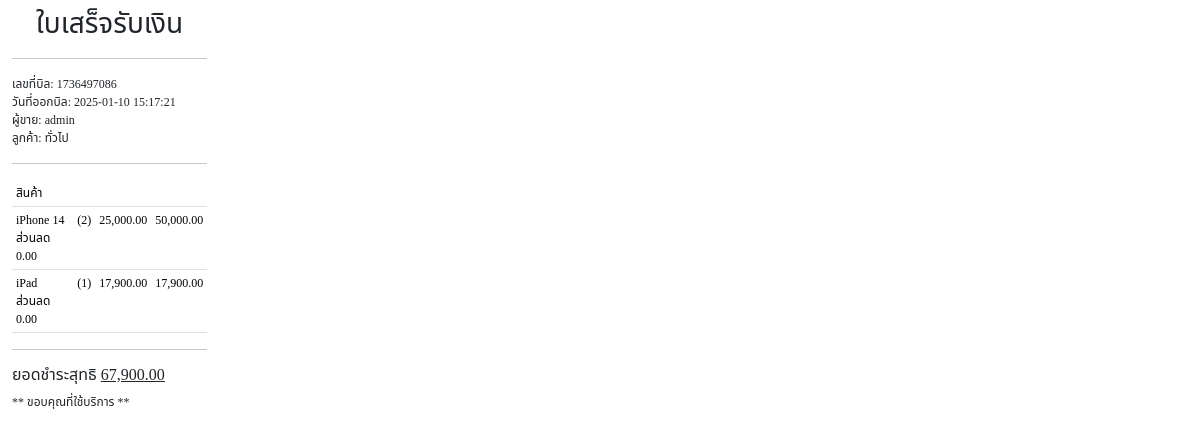
Screenshot of /report/slip.php?id=1736497086 with the database file from the repository.
### tables this page shows
CREATE TABLE `transaction` (
  `id` bigint(20) UNSIGNED NOT NULL,
  `bill_id` varchar(50) DEFAULT NULL,
  `is_type` varchar(50) NOT NULL,
  `product_code` varchar(50) NOT NULL,
  `member_id` bigint(20) NOT NULL,
  `price` decimal(10,2) NOT NULL DEFAULT 0.00,
  `qty` decimal(10,0) NOT NULL DEFAULT 0,
  `total` decimal(10,2) NOT NULL DEFAULT 0.00,
  `discount` decimal(10,2) NOT NULL DEFAULT 0.00,
  `transaction_date` datetime NOT NULL DEFAULT current_timestamp(),
  `user_id` bigint(20) NOT NULL DEFAULT 0
);

CREATE TABLE `users` (
  `id` bigint(20) UNSIGNED NOT NULL,
  `username` varchar(50) NOT NULL,
  `password` varchar(50) NOT NULL,
  `is_active` int(1) NOT NULL DEFAULT 0,
  `update_at` datetime NOT NULL DEFAULT current_timestamp()
);

CREATE TABLE `member` (
  `id` bigint(20) UNSIGNED NOT NULL,
  `member_name` varchar(100) NOT NULL,
  `phone` varchar(20) NOT NULL,
  `update_at` datetime NOT NULL DEFAULT current_timestamp()
);

CREATE TABLE `product` (
  `id` bigint(20) NOT NULL,
  `product_code` varchar(50) DEFAULT NULL,
  `product_name` varchar(100) NOT NULL,
  `category_id` bigint(20) NOT NULL,
  `product_price` decimal(10,2) NOT NULL,
  `product_qty` decimal(10,0) NOT NULL,
  `update_at` datetime NOT NULL DEFAULT current_timestamp()
);

### model/config.model.php (called while the page is built)
<?php
class Backend {
    private static $conn = null;
    public static function MySQL(): mysqli|Throwable {
        try {
            $db = new mysqli(
                "localhost",
                "root",
                "",
                "stock"
            );
            $db->set_charset("utf8");
            self::$conn = $db;
            return self::$conn;
        } catch (\Throwable $th) {
            return $th;
        }
    }
}
?>

### model/sale.model.php (called while the page is built, shortened)
<?php
require './model/config.model.php';
class SaleModel {
    public static function getSlip($id) {
        $sql = "
            SELECT
                t1.bill_id AS bill_id,
                t1.product_code AS product_code,
                t2.product_name AS product_name,
                t3.member_name AS member_name,
                t1.price AS price,
                t1.qty AS qty,
                t1.total AS total,
                t1.discount AS discount,
                t1.transaction_date AS `datetime`,
                t4.username AS username
            FROM
                `transaction` t1
            LEFT JOIN
                product t2 ON t1.product_code = t2.product_code
            LEFT JOIN
                member t3 ON t1.member_id = t3.id
            LEFT JOIN
                users t4 ON t1.user_id = t4.id
            WHERE
                t1.bill_id = '$id' AND t1.is_type IN ('ขาย', 'เบิก')
        ";
        $query = Backend::MySQL()->query($sql);
        if ($query) {
            $row = $query->fetch_assoc();
            $count = Backend::MySQL()->query("SELECT SUM(total) AS total FROM `transaction` WHERE bill_id = '$id'");
            $count = $count->fetch_assoc();
            return [$query, $row, $count];
        } else {
            return [[], [], 0];
        }
    }
}

### report/slip.php (the view, shortened to what this page needs)
<?php
    include './model/sale.model.php';
    $id = $_GET['id'] ?? 0;
    $result = SaleModel::getSlip($id);
    ?>
<!DOCTYPE html>
<html lang="en">
<head>
    <link rel="stylesheet" href="https://cdnjs.cloudflare.com/ajax/libs/bootstrap/5.3.3/css/bootstrap.min.css" />
</head>
<body>
    <div class="container mt-2" id="container">
        <div align="center">
            <h3>ใบเสร็จรับเงิน</h3>
            <hr>
        </div>
        <p>
            เลขที่บิล: <?=$result[1]['bill_id']?><br>
            วันที่ออกบิล: <?=$result[1]['datetime']?><br>
            ผู้ขาย: <?=$result[1]['username']?><br>
            ลูกค้า: <?=$result[1]['member_name']?>
        </p>
        <hr>
        <table class="table table-sm">
            <tr>
                <th>สินค้า</th>
                <th></th>
                <th></th>
                <th></th>
            </tr>
            <?php foreach ($result[0] as $v) { ?>
                <tr>
                    <td>
                        <?=$v['product_name']?><br>
                        <i>ส่วนลด <?= number_format($v['discount'], 2) ?></i>
                    </td>
                    <td align="right">(<?=$v['qty']?>)</td>
                    <td align="right"><?= number_format($v['price'], 2) ?></td>
                    <td align="right"><?= number_format($v['total'], 2) ?></td>
                </tr>
            <?php } ?>
        </table>
        <hr>
        <h6>ยอดชำระสุทธิ <u><?= number_format($result[2]['total'], 2) ?></u></h6>
        <p>** ขอบคุณที่ใช้บริการ **</p>
    </div>
</body>
</html>

### report/slip.php (style rules this page uses)
* { font-family: "Noto Sans Thai", serif; font-style: normal; font-weight: 400; }
body { margin: 0; padding: 0; font-size: 12px; width: 58mm; font-family: Arial, sans-serif; }

### rows the page displays
transaction: bill "1736497086", transaction_date "2025-01-10 15:17:21", product.product_name "iPhone 14", discount "0.00", qty "2", price "25,000.00", total "50,000.00"
users: username "admin"
member: member_name "ทั่วไป"
transaction: product.product_name "iPad", discount "0.00", qty "1", price "17,900.00", total "17,900.00"

### other values shown
$result[2]['total'] "67,900.00"
